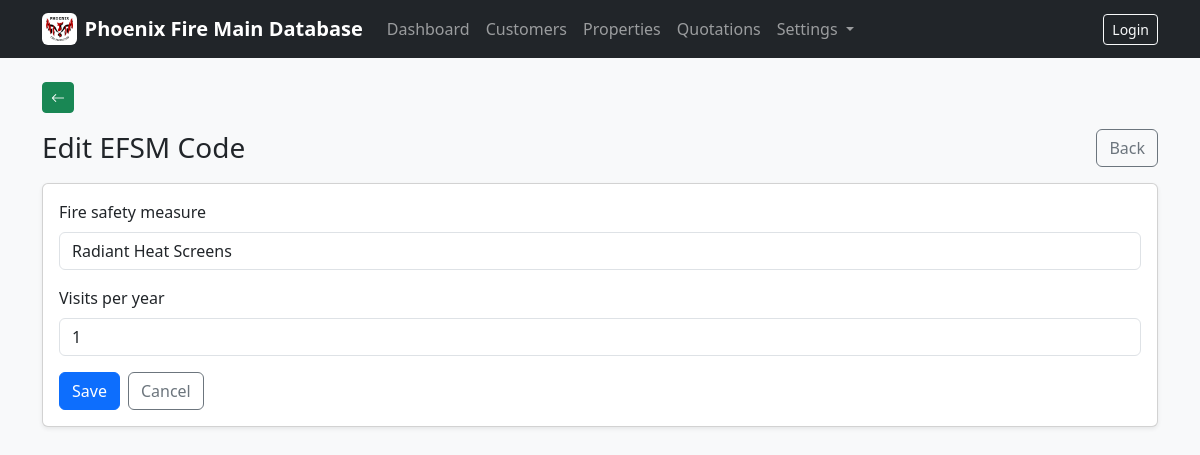
/codes/efsm/4/edit/, run on the app's committed database.
### company/models.py (models this page shows, shortened)
class ClientProfile(models.Model):
    company_logo = models.ImageField(upload_to="company/logo/", blank=True, null=True)
    legal_company_name = models.CharField(max_length=255, blank=True)
    trading_name = models.CharField(max_length=255, blank=True)
    company_address = models.TextField(blank=True)
    company_phone = models.CharField(max_length=50, blank=True)
    company_email = models.EmailField(blank=True)
    company_abn = models.CharField(max_length=50, blank=True)
    company_acn = models.CharField(max_length=50, blank=True)
    accounts_phone = models.CharField(max_length=50, blank=True)
    accounts_email = models.EmailField(blank=True)
    updated_at = models.DateTimeField(auto_now=True)
    class Meta:
        verbose_name = "Client Profile"
        verbose_name_plural = "Client Profile"
    @classmethod
    def get_solo(cls):
        obj, _ = cls.objects.get_or_create(pk=1)
        return obj

### codes/models.py (models this page shows, shortened)
class Code(models.Model):
    code = models.CharField(max_length=50, unique=True)
    fire_safety_measure = models.CharField(max_length=255)
    visits_per_year = models.PositiveSmallIntegerField(default=1)
    class Meta:
        ordering = ["code"]
        verbose_name = "EFSM Code"
        verbose_name_plural = "EFSM Codes"

### codes/views.py (the view, shortened to what this page needs)
# urls.py: path("efsm/<int:pk>/edit/", CodeUpdateView.as_view(), name="efsm_update"),
class CodeUpdateView(UpdateView):
    model = Code
    form_class = CodeForm
    template_name = "codes/edit.html"
    def get_context_data(self, **kwargs):
        ctx = super().get_context_data(**kwargs)
        ctx["title"] = "Edit EFSM Code"
        ctx["cancel_url"] = reverse_lazy("codes:efsm_list")
        return ctx

### codes/forms.py
class CodeForm(forms.ModelForm):
    class Meta:
        model = Code
        fields = ["fire_safety_measure", "visits_per_year"]
        widgets = {
            "fire_safety_measure": forms.TextInput(attrs={"class": "form-control"}),
            "visits_per_year": forms.NumberInput(attrs={"class": "form-control", "min": 0}),
        }

### company/context_processors.py (called while the page is built)
def client_profile(request):
    try:
        return {"client_profile": ClientProfile.get_solo()}
    except Exception:
        return {"client_profile": None}

### templates/codes/edit.html (shortened to what this page needs)
{% extends "base.html" %}
{% block content %}
<div class="d-flex justify-content-between align-items-center mb-3">
  <h1 class="h3 mb-0">{{ title|default:"Edit" }}</h1>
  <a class="btn btn-outline-secondary" href="{{ cancel_url|default:'#' }}">Back</a>
</div>
<div class="card shadow-sm">
  <div class="card-body">
    <form method="post" novalidate>
      {% for field in form %}
        <div class="mb-3">
          <label class="form-label">{{ field.label }}</label>
          {{ field }}
        </div>
      {% endfor %}
      <div class="d-flex gap-2">
        <button class="btn btn-primary" type="submit">Save</button>
        <a class="btn btn-outline-secondary" href="{{ cancel_url|default:'#' }}">Cancel</a>
      </div>
    </form>
  </div>
</div>
{% endblock %}

### templates/base.html (shortened to what this page needs)
<!doctype html>
<html lang="en">
<head>
  <link href="https://cdn.jsdelivr.net/npm/bootstrap@5.3.3/dist/css/bootstrap.min.css" rel="stylesheet">
  <link rel="stylesheet" href="https://cdn.jsdelivr.net/npm/bootstrap-icons@1.11.3/font/bootstrap-icons.min.css">
</head>
<body class="bg-light">
<nav class="navbar navbar-expand-lg navbar-dark bg-dark">
  <div class="container">
    <a class="navbar-brand fw-semibold d-flex align-items-center gap-2"
       href="{% url 'dashboard' %}">
      {% if client_profile and client_profile.company_logo %}
        <img src="{{ client_profile.company_logo.url }}"
             alt="Company Logo"
             style="height:32px;width:auto;"
             class="rounded bg-white p-1">
      {% endif %}
      <span>Phoenix Fire Main Database</span>
    </a>
    <div class="collapse navbar-collapse" id="mainNav">
      <ul class="navbar-nav me-auto">
        <li class="nav-item">
          <a class="nav-link" href="{% url 'dashboard' %}">Dashboard</a>
        </li>
        <li class="nav-item">
          <a class="nav-link" href="{% url 'customers:list' %}">Customers</a>
        </li>
        <li class="nav-item">
          <a class="nav-link" href="{% url 'properties:list' %}">Properties</a>
        </li>
        <li class="nav-item">
          <a class="nav-link" href="{% url 'quotations:list' %}">Quotations</a>
        </li>
        <li class="nav-item dropdown">
          <a class="nav-link dropdown-toggle" href="#" id="settingsDropdown"
             role="button" data-bs-toggle="dropdown">
            Settings
          </a>
        </li>
      </ul>
      <ul class="navbar-nav">
        {% if user.is_authenticated %}
          <li class="nav-item">
            <span class="navbar-text me-3">
              Logged in as {{ user.username }}
            </span>
          </li>
          <li class="nav-item">
            <a class="btn btn-outline-light btn-sm" href="/admin/logout/">Logout</a>
          </li>
        {% else %}
          <li class="nav-item">
            <a class="btn btn-outline-light btn-sm" href="/admin/login/">Login</a>
          </li>
        {% endif %}
      </ul>
    </div>
  </div>
</nav>
<main class="container my-4 page-wrap">
  <div class="mb-3 no-print">
    <button type="button"
            class="btn btn-back btn-sm"
            onclick="goBackAnimated()"
            title="Back">
      <i class="bi bi-arrow-left"></i>
    </button>
  </div>
  {% block content %}{% endblock %}
</main>
</body>
</html>

### templates/base.html (style rules this page uses)
.page-wrap { animation: pageEnter 160ms ease-out; }
.btn-back, a.btn-back, button.btn-back { background-color: var(--bs-success) !important; border-color: var(--bs-success) !important; color: #fff !important; }

### data on the page
ClientProfile: company_logo (picture)
Code: form "Radiant Heat Screens" "1"

### other printed values
{{ title|default:"Edit" }} "Edit EFSM Code"
{{ field.label }} "Fire safety measure" "Visits per year"
